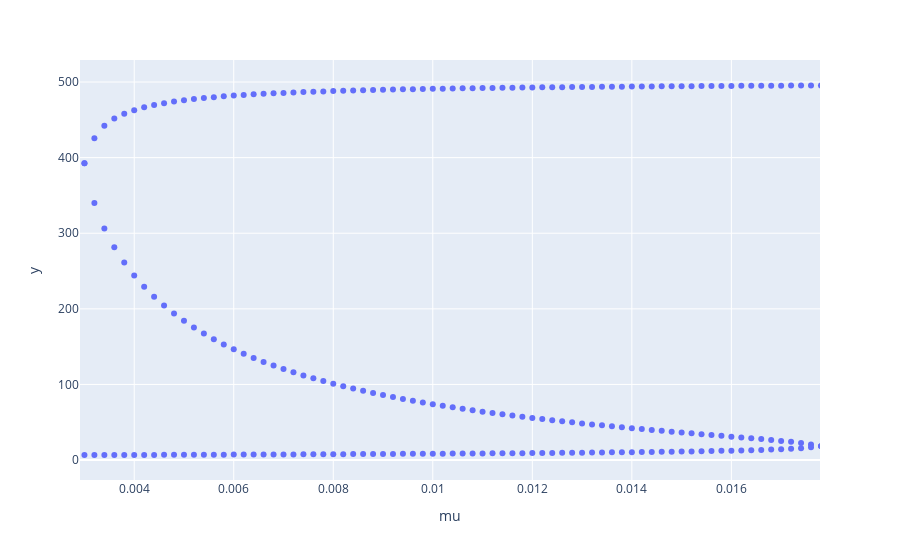

Notebook cell for this chart:
### Code cell
fig = px.scatter(x=mul, y=ys).update_layout(xaxis={"title": "mu"}, legend={"title":""})#, color='species', size='petal_length')
fig.show()

### Figure 1 — Plotly figure (JSON) as saved in the notebook; plotly's stock layout.template omitted (floating-point values rounded to 4 significant figures; data arrays with more than 128 entries replaced by an {"elided": "..."} marker saying what was removed)
{"data": [{"hovertemplate": "x=%{x}<br>y=%{y}<extra></extra>", "legendgroup": "", "marker": {"color": "#636efa", "symbol": "circle"}, "mode": "markers", "name": "", "orientation": "v", "showlegend": false, "type": "scatter", "x": {"elided": "303 float values"}, "xaxis": "x", "y": {"elided": "303 float values"}, "yaxis": "y"}], "layout": {"autosize": true, "legend": {"title": {"text": ""}, "tracegroupgap": 0}, "margin": {"t": 60}, "xaxis": {"anchor": "y", "autorange": false, "domain": [0, 1], "range": [0.002911, 0.01778], "showspikes": false, "title": {"text": "mu"}, "type": "linear"}, "yaxis": {"anchor": "x", "autorange": true, "domain": [0, 1], "range": [-31.58, 534.3], "showspikes": false, "title": {"text": "y"}, "type": "linear"}}}
